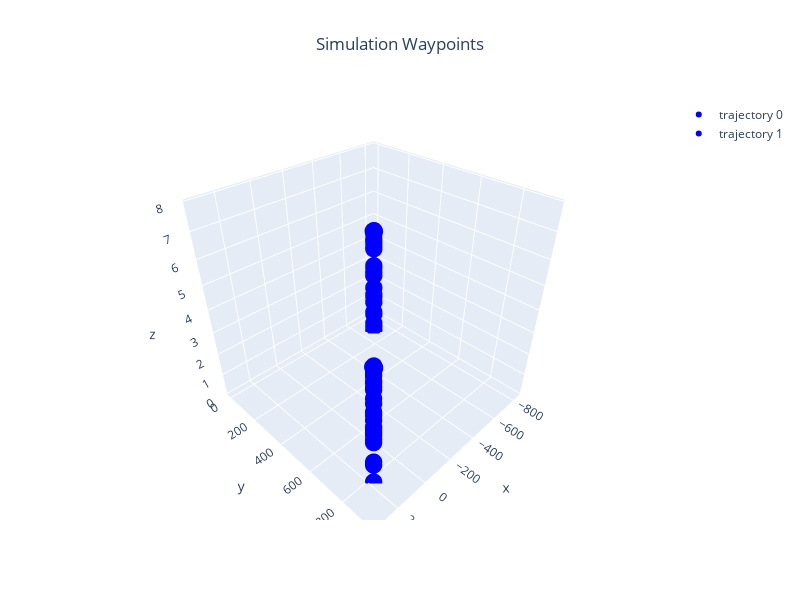

Notebook code cell kept with this figure:
### Markdown cell above
## Print Positions gathered

### Code cell
import numpy as np
from numpy.typing import NDArray
from typing import List
blue_paths:List[NDArray[np.float64]] = []
for sysid,path in blue_gcs.paths.items():
    blue_paths.append(np.array([x for x in path if x is not None]))

markers = [ConfigGazebo.create_trajectory_from_array(array=path,color=Color.BLUE) for path in blue_paths]
Gazebo.plot_3d_interactive(markers=markers,title="Simulation Waypoints",frames=(0.2, 0.2, 0.6),ground=-0.05)

### Figure 1 — Plotly figure (JSON) as saved in the notebook; plotly's stock layout.template omitted (floating-point values rounded to 4 significant figures; data arrays with more than 128 entries replaced by an {"elided": "..."} marker saying what was removed)
{"data": [{"marker": {"color": {"elided": "4981 str values"}, "size": 6}, "mode": "markers", "name": "trajectory 0", "type": "scatter3d", "x": {"elided": "4981 float values"}, "y": {"elided": "4981 float values"}, "z": {"elided": "4981 float values"}}, {"marker": {"color": {"elided": "4918 str values"}, "size": 6}, "mode": "markers", "name": "trajectory 1", "type": "scatter3d", "x": {"elided": "4918 float values"}, "y": {"elided": "4918 float values"}, "z": {"elided": "4918 float values"}}], "layout": {"height": 600, "scene": {"xaxis": {"range": [-870.0, 361.2], "title": {"text": "x"}}, "yaxis": {"range": [-32.0, 969.0], "title": {"text": "y"}}, "zaxis": {"range": [-0.05, 8.057], "title": {"text": "z"}}}, "showlegend": true, "title": {"text": "Simulation Waypoints", "x": 0.5, "xanchor": "center"}, "width": 800}}
